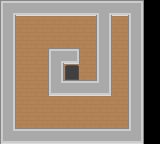

A 2D game scene composited from a Tiled map and its tileset images. What follows is a short description and the map's XML, with every tile layer's data as written:
An orthogonal 10x9 tile map with 16x16 px tiles, 3 tile layers (road, wall, goal) and 10 objects (8x wall, agent, goal).

<map version="1.8" tiledversion="1.8.2" orientation="orthogonal" renderorder="right-down" width="10" height="9" tilewidth="16" tileheight="16" infinite="0" nextlayerid="7" nextobjectid="19">
 <tileset firstgid="1" source="roguelike_16x16.tsx" />
 <layer id="2" name="road" width="10" height="9">
  <data encoding="csv">
0,0,0,0,0,0,0,0,0,0,
0,124,124,124,124,124,0,124,0,0,
0,124,124,124,124,124,0,124,0,0,
0,124,124,0,0,124,0,124,0,0,
0,124,124,0,124,124,0,124,0,0,
0,124,124,0,0,0,0,124,0,0,
0,124,124,124,124,124,124,124,0,0,
0,124,124,124,124,124,124,124,0,0,
0,0,0,0,0,0,0,0,0,0
</data>
 </layer>
 <layer id="1" name="wall" width="10" height="9">
  <data encoding="csv">
708,706,706,706,706,706,768,706,709,0,
764,0,0,0,0,0,764,0,764,0,
764,0,0,0,0,0,764,0,764,0,
764,0,0,708,707,0,764,0,764,0,
764,0,0,764,0,0,764,0,764,0,
764,0,0,765,706,706,766,0,764,0,
764,0,0,0,0,0,0,0,764,0,
764,0,0,0,0,0,0,0,764,0,
765,706,706,706,706,706,706,706,766,0
</data>
 </layer>
 <layer id="4" name="goal" width="10" height="9">
  <data encoding="csv">
0,0,0,0,0,0,0,0,0,0,
0,0,0,0,0,0,0,0,0,0,
0,0,0,0,0,0,0,0,0,0,
0,0,0,0,0,0,0,0,0,0,
0,0,0,0,151,0,0,0,0,0,
0,0,0,0,0,0,0,0,0,0,
0,0,0,0,0,0,0,0,0,0,
0,0,0,0,0,0,0,0,0,0,
0,0,0,0,0,0,0,0,0,0
</data>
 </layer>
 <objectgroup id="3" name="wall">
  <object id="1" name="wall" type="wall" x="0" y="16" width="16" height="128" />
  <object id="2" name="wall" type="wall" x="16" y="128" width="128" height="16" />
  <object id="3" name="wall" type="wall" x="128" y="0" width="16" height="128" />
  <object id="4" name="wall" type="wall" x="0" y="0" width="128" height="16" />
  <object id="10" name="wall" type="wall" x="96" y="16" width="16" height="80" />
  <object id="13" name="wall" type="wall" x="48" y="80" width="48" height="16" />
  <object id="14" name="wall" type="wall" x="48" y="48" width="16" height="32" />
  <object id="15" name="wall" type="wall" x="64" y="48" width="16" height="16" />
 </objectgroup>
 <objectgroup id="5" name="agent">
  <object id="5" name="agent" type="agent" x="32" y="64" width="16" height="16" />
 </objectgroup>
 <objectgroup id="6" name="goal">
  <object id="6" name="goal" type="goal" x="64" y="64" width="16" height="16">
   <properties>
    <property name="direction" value="east" />
   </properties>
  </object>
 </objectgroup>
</map>
